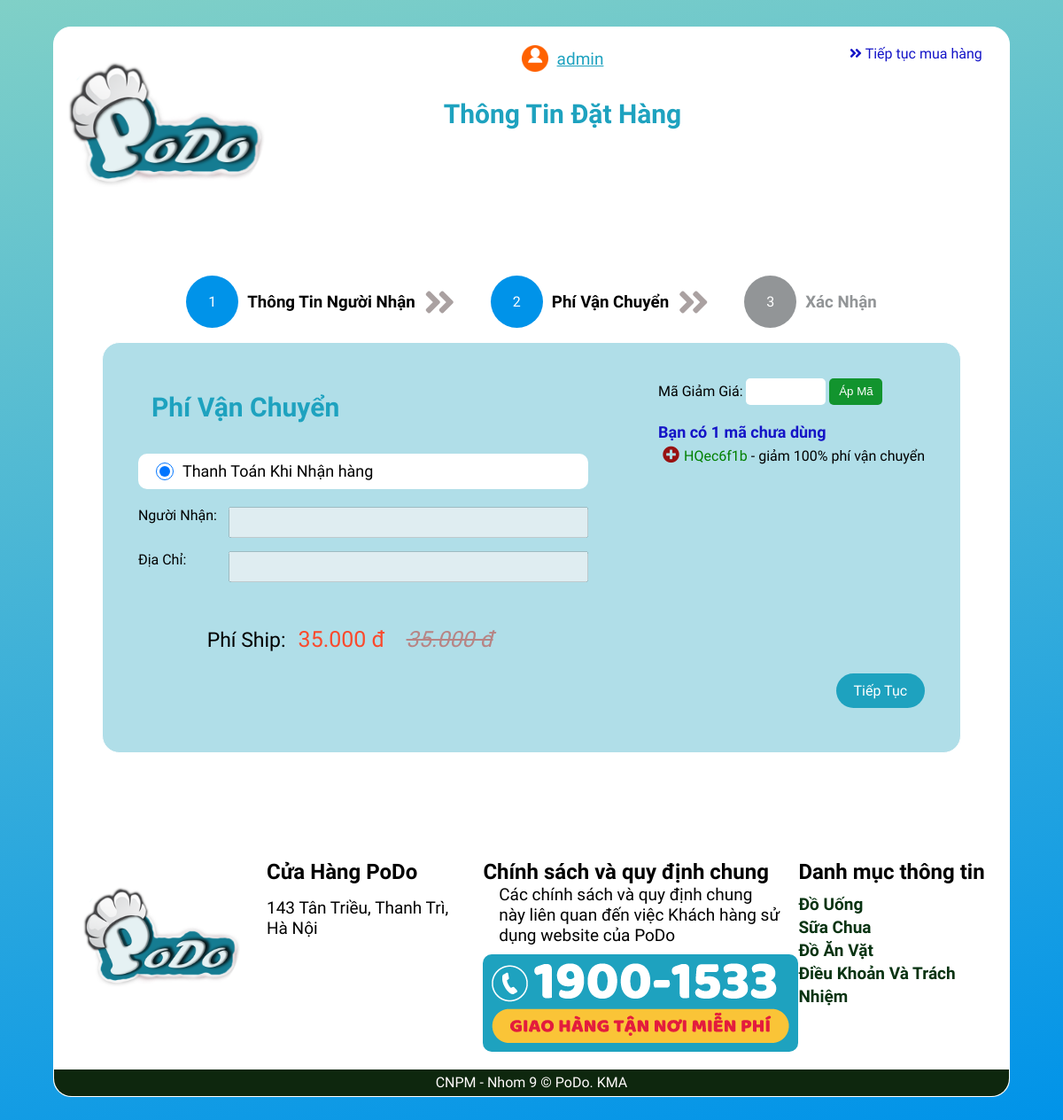
The app's page /Cart/insertOrder2.php (signed in) with its own data.
### tables this page shows
CREATE TABLE `user` (
  `idUser` int(11) NOT NULL,
  `userName` varchar(200) NOT NULL,
  `passWord` varchar(50) NOT NULL,
  `email` varchar(50) NOT NULL,
  `phone` varchar(50) NOT NULL COMMENT 'Số Điện Thoại',
  `fullName` varchar(50) NOT NULL COMMENT 'Họ và Tên',
  `isAdmin` bit(1) NOT NULL,
  `id_role` int(11) NOT NULL COMMENT 'Mã Vai Trò',
  `image` varchar(200) NOT NULL COMMENT 'avata',
  `adress` varchar(200) NOT NULL COMMENT 'Địa Chỉ',
  `disabled` bit(1) NOT NULL COMMENT 'Cấm truy cập'
);

CREATE TABLE `information` (
  `id_information` int(11) NOT NULL,
  `logo` varchar(200) NOT NULL COMMENT 'url logo',
  `address1` varchar(200) NOT NULL COMMENT 'địa chỉ 1',
  `phone` varchar(50) NOT NULL COMMENT 'số điện thoại',
  `email` varchar(200) NOT NULL COMMENT 'email'
);

CREATE TABLE `codediscount` (
  `idCode` int(11) NOT NULL,
  `codeContent` varchar(10) DEFAULT NULL,
  `discount` int(11) DEFAULT NULL,
  `endDate` date DEFAULT NULL,
  `count` int(11) DEFAULT NULL,
  `id_user` int(11) DEFAULT NULL COMMENT 'Mã Khách Hàng'
);

### Cart/insertOrder2.php (the view, shortened to what this page needs)
<?php
require_once('../Library/library.php');
if (isset($_SESSION['user'])) {
?>
<!DOCTYPE html>
<html lang="en">
<head>
  <link rel="stylesheet" href="https://use.fontawesome.com/releases/v5.15.3/css/all.css" />
  <link rel="stylesheet" href="./style-cart.css" />
</head>
<body>
  <div class="container">
    <header>
      <?php
        if(isset($_SESSION['user'])) {
          $idCustomer = $_SESSION['user']['idUser'];
          $conn = connectDB();
          $result = $conn -> query("SELECT * FROM user INNER JOIN information ON idUser = ".$idCustomer."");
          $row = $result -> fetch_assoc();
          echo'
            <img src="../images/'.$row['logo'].'" alt="" />
            <div class="admin__cart">
              <span class="user_name"><img class="img_user" src="../images/avata/'.$row['image'].'">'.$row['userName'].'</span>
              <span class="title_cart">Thông Tin Đặt Hàng</span>
            </div>
            <a href="../index.php"><i class="fas fa-angle-double-right"></i> Tiếp tục mua hàng</a>
          ';
        }
      ?>
    </header>
    <main>
    <div class="orderStep">
            <div class="orderStep__item active">
              <div class="number__title">
                <span>1</span>
              </div>
              <div class="content__title">
                <h3>Thông Tin Người Nhận</h3>
              </div>
              <i class="fas fa-angle-double-right"></i>
            </div>
            <div class="orderStep__item active">
              <div class="number__title">
                <span>2</span>
              </div>
              <div class="content__title">
                <h3 class="">Phí Vận Chuyển</h3>
              </div>
              <i class="fas fa-angle-double-right"></i>
            </div>
            <div class="orderStep__item">
              <div class="number__title">
                <span>3</span>
              </div>
              <div class="content__title">
                <h3 class="">Xác Nhận</h3>
              </div>
            </div>
    </div>
    <div class="pay">
      <div class="pay__main">
        <div class="pay__main-left">
          <div class="title__shipFee">
              <h2>Phí Vận Chuyển</h2>
          </div>
          <div class="choose__ship">
              <input type="radio" name="" checked="checked" id="">
              <label for="">Thanh Toán Khi Nhận hàng</label>
          </div>
          <div class="show__adress">
              <div class="show__adress-item">
                  <label for="">Người Nhận: </label>
                  <input type="text" value="<?php if(isset($_SESSION['infOrder']['fullName'])) {echo($_SESSION['infOrder']['fullName']);} ?>" disabled>
              </div>
              <div class="show__adress-item">
                  <label for="">Địa Chỉ: </label>
                  <input type="text" value="<?php if(isset($_SESSION['infOrder']['adress'])) {echo($_SESSION['infOrder']['adress']);} ?>" disabled>
              </div>
          </div>
            <div class="shipfee__cash">
                <label for="">Phí Ship:</label>
                <span class="price__sale">35.000 đ</span>
                <span class="price">35.000 đ</span>
            </div>
        </div>
        <div class="codeDiscount">
          <form action="">
              <label for="">Mã Giảm Giá:</label>
              <input type="text" name="inpCode" required>
              <button name="bntAplly">Áp Mã</button>
          </form>
          <div class="show__discount">
          </div>
          <div class="list__discount">
            <?php if (countCodeDiscount($_SESSION['user']['idUser']) > 0) {
              $count = countCodeDiscount($_SESSION['user']['idUser']);
              echo '<h4>Bạn có <b>'.$count.'</b> mã chưa dùng</h4>';
            } ?>
            <ul>
                <?php showListCodeDiscount($_SESSION['user']['idUser']); ?>
            </ul>
          </div>
          <div class="bnt__next">
              <a href="./insertOrder3.php">Tiếp Tục</a>
          </div>
        </div>
      </div>
    </div>
    </main>
    <footer>
        <div class="section_information">
          <div class="section_information_address">
            <div class="logo-footer">
              <?php logo(0);?>
            </div>
            <div class="information_address">
              <h2>Cửa Hàng PoDo</h2>
              <ul>
                <?php
                $conn = connectDB();
                $result = $conn->query("SELECT * FROM information");
                if ($result->num_rows > 0) {
                  $row = $result->fetch_assoc();
                    echo '
                      <li>'.$row['address1'].'</li>
                    ';
                }
                ?>
              </ul>
            </div>
          </div>
          <div class="contact_information">
            <h2>Chính sách và quy định chung</h2>
            <div class="contact_information_content">
              <p class="contact_information_content_sub">
              Các chính sách và quy định chung này liên quan đến việc Khách hàng sử dụng website của PoDo
              </p>
              <img src="../images/hostline.png" alt="">
            </div>
          </div>
          <div class="list_product_footer">
            <h2>Danh mục thông tin</h2>
            <ul>
              <li><a href="">Đồ Uống</a></li>
              <li><a href="">Sữa Chua</a></li>
              <li><a href="">Đồ Ăn Vặt</a></li>
              <li><a href="">Điều Khoản Và Trách Nhiệm</a></li>
            </ul>
          </div>
        </div>
        <div class="copy_right">
          <p>CNPM - Nhom 9 © PoDo. KMA</p>
        </div>
      </footer>
  </div>
</body>
</html>
<?php } ?>

### Library/library.php (shortened to what this page needs)
<?php
function logo($note)
{
    $conn = connectDB();
    $result = $conn->query("SELECT * FROM information ");
    $row = $result->fetch_assoc();
    if ($note == 0) {
        echo '
            <img class="img-fluid" src="../images/' . $row['logo'] . '" alt="Theme-Logo" />
        ';
    } else if ($note == 1) {
        echo '
            <img class="img-fluid" src="../../images/' . $row['logo'] . '" alt="Theme-Logo" />
        ';
    } else if ($note == 2) {
        echo '
            <img src="./images/' . $row['logo'] . '" alt="logo PoDo" />
        ';
    } else if ($note == 3) {
        echo '
            <img src="./images/' . $row['logo'] . '" alt="logo PoDo" />
        ';
    }
}
function countCodeDiscount($idUser)
{
    $conn = connectDB();
    $countCode = 0;
    $result = $conn->query("SELECT COUNT(codediscount.codeContent) AS 'count1' FROM codediscount WHERE codediscount.count < 1 AND codediscount.id_user = " . $idUser . "  AND date(codediscount.endDate)-date(NOW()) > 0");
    if ($result->num_rows > 0) {
        $row = $result->fetch_assoc();
        $countCode += $row['count1'];
    }
    $resultA = $conn->query("SELECT COUNT(codediscount.codeContent) AS 'count2' FROM codediscount WHERE codediscount.id_user IS null AND date(codediscount.endDate)-date(NOW()) > 0");
    if ($resultA->num_rows > 0) {
        $rowA = $resultA->fetch_assoc();
        $countCode += $rowA['count2'];
    }
    return $countCode;
}
function showListCodeDiscount($idUser)
{
    $conn = connectDB();
    $resultA = $conn->query("SELECT * FROM codediscount WHERE codediscount.id_user IS null AND date(codediscount.endDate)-date(NOW()) > 0");
    if ($resultA->num_rows > 0) {
        while ($rowA = $resultA->fetch_assoc()) {
            echo '<li class ="listCode"><i class="fas fa-plus-circle"></i><span>' . $rowA['codeContent'] . '</span> - giảm ' . $rowA['discount'] . '% phí vận chuyển </li>';
        }
    }
}
?>

### Cart/insertOrder2.php (style rules this page uses)
:root { --bg-color: #1ea2bf; --textName-color : #157332; --textPrice-color: #fb492c; }

### records on screen
user: information.logo (picture), image (picture), userName "admin"
codediscount: codeContent "HQec6f1b", discount "100"
information: logo (picture), address1 "143 Tân Triều, Thanh Trì, Hà Nội"

### other values on screen
$count "1"
